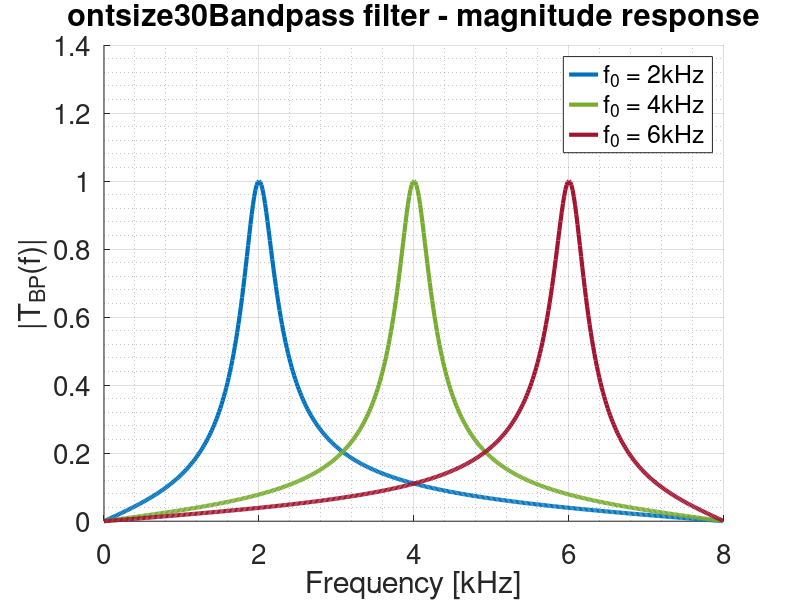
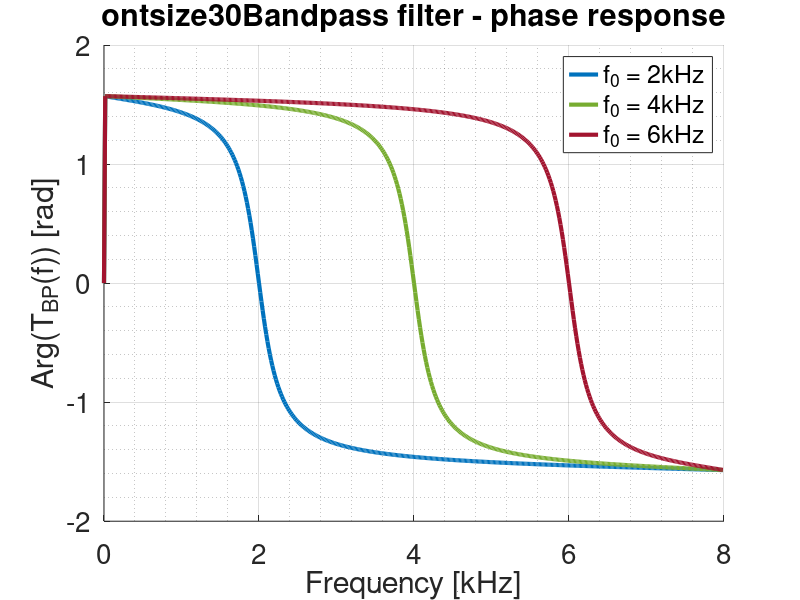
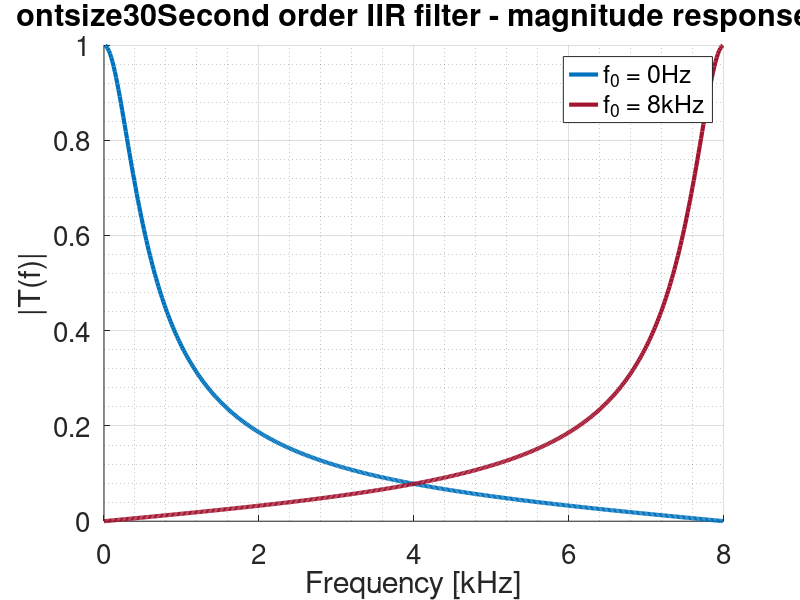
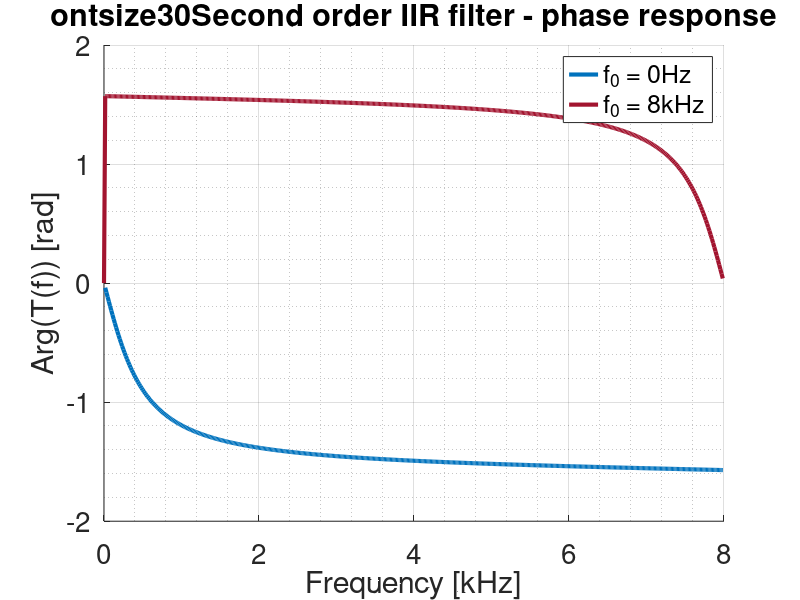

The MATLAB script that drew these images, in order:
clear;
close all;

%Coefficients
K_B     = 1 / (1 + cot(pi * 400 / 16000));
K_f0hz  = cos(2 * pi * 0 / 16000);
K_f2khz = cos(2 * pi * 2000 / 16000);
K_f4khz = 0;
K_f6khz = cos(2 * pi * 6000 / 16000);
K_f8khz = cos(2 * pi * 8000 / 16000);

a0 = 1;
a2 = -(1-2*K_B);
a_0hz  = [a0,  2*K_f0hz*(1-K_B), a2]; 
a_2khz = [a0, 2*K_f2khz*(1-K_B), a2];
a_4khz = [a0, 2*K_f4khz*(1-K_B), a2]; 
a_6khz = [a0, 2*K_f6khz*(1-K_B), a2]; 
a_8khz = [a0, 2*K_f8khz*(1-K_B), a2]; 

b      = [K_B, 0, -K_B];

% Freqz
aux    = -a_0hz;
aux(1) = a0;
[h_0hz, w_0hz]   = freqz(b, aux);

aux    = -a_2khz;
aux(1) = a0;
[h_2khz, w_2khz] = freqz(b,aux);

aux    = -a_4khz;
aux(1) = a0;
[h_4khz, w_4khz] = freqz(b,aux);

aux    = -a_6khz;
aux(1) = a0;
[h_6khz, w_6khz] = freqz(b,aux);

aux    = -a_8khz;
aux(1) = a0;
[h_8khz, w_8khz] = freqz(b,aux);

% Magnitude and phase responses for 2kHz, 4kHz and 6kHz
clear aux;

figure(1);
grid on;
grid minor;
hold on;
plot(w_2khz*8000/(pi*1000), abs(h_2khz),'Color','#0072BD','LineWidth',3.0);
plot(w_4khz*8000/(pi*1000), abs(h_4khz),'Color','#77AC30','LineWidth',3.0);
plot(w_6khz*8000/(pi*1000), abs(h_6khz),'Color','#A2142F','LineWidth',3.0);
title("\fontsize{30}Bandpass filter - magnitude response");
xlabel('Frequency [kHz]','fontsize',20);
ylabel('|T_{BP}(f)|','fontsize',20);
set(gca,'FontSize',20);
legend({'f_0 = 2kHz','f_0 = 4kHz','f_0 = 6kHz'},'Location','best');

figure(2);
grid on;
grid minor;
hold on;
plot(w_2khz*8000/(pi*1000), angle(h_2khz),'Color','#0072BD','LineWidth',3.0);
plot(w_4khz*8000/(pi*1000), angle(h_4khz),'Color','#77AC30','LineWidth',3.0);
plot(w_6khz*8000/(pi*1000), angle(h_6khz),'Color','#A2142F','LineWidth',3.0);
title("\fontsize{30}Bandpass filter - phase response");
xlabel('Frequency [kHz]','fontsize',20);
ylabel('Arg(T_{BP}(f)) [rad]','fontsize',20);
set(gca,'FontSize',20);
legend({'f_0 = 2kHz','f_0 = 4kHz','f_0 = 6kHz'},'Location','best');

% Magnitude and phase responses for 0Hz and 8kHz
figure(3);
grid on;
grid minor;
hold on;
plot(w_0hz*8000/(pi*1000),  abs(h_0hz),'Color','#0072BD','LineWidth',3.0);
plot(w_8khz*8000/(pi*1000), abs(h_8khz),'Color','#A2142F','LineWidth',3.0);
title("\fontsize{30}Second order IIR filter - magnitude response");
xlabel('Frequency [kHz]','fontsize',20);
ylabel('|T(f)|','fontsize',20);
set(gca,'FontSize',20);
legend({'f_0 = 0Hz','f_0 = 8kHz'},'Location','best');

figure(4);
grid on;
grid minor;
hold on;
plot(w_0hz*8000/(pi*1000),  angle(h_0hz),'Color','#0072BD','LineWidth',3.0);
plot(w_8khz*8000/(pi*1000), angle(h_8khz),'Color','#A2142F','LineWidth',3.0);
title("\fontsize{30}Second order IIR filter - phase response");
xlabel('Frequency [kHz]','fontsize',20);
ylabel('Arg(T(f)) [rad]','fontsize',20);
set(gca,'FontSize',20);
legend({'f_0 = 0Hz','f_0 = 8kHz'},'Location','best')

%----------------------------------------------------------------------%
clear w_*;
clear h_*;